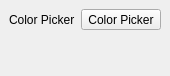
<?xml version="1.0" encoding="UTF-8"?>
<ui version="4.0">
 <class>ThemeTools</class>
 <widget class="QDockWidget" name="ThemeTools">
  <property name="geometry">
   <rect>
    <x>0</x>
    <y>0</y>
    <width>135</width>
    <height>76</height>
   </rect>
  </property>
  <property name="acceptDrops">
   <bool>true</bool>
  </property>
  <property name="floating">
   <bool>false</bool>
  </property>
  <property name="windowTitle">
   <string>Theme Tools</string>
  </property>
  <widget class="QWidget" name="dockWidgetContents">
   <layout class="QFormLayout" name="formLayout">
    <item row="0" column="0">
     <widget class="QLabel" name="label">
      <property name="text">
       <string>Color Picker</string>
      </property>
     </widget>
    </item>
    <item row="0" column="1">
     <widget class="QToolButton" name="colorPickerToolButton">
      <property name="text">
       <string>Color Picker</string>
      </property>
      <property name="icon">
       <iconset theme="applications-graphics">
        <normaloff>.</normaloff>.</iconset>
      </property>
      <property name="iconSize">
       <size>
        <width>32</width>
        <height>32</height>
       </size>
      </property>
     </widget>
    </item>
   </layout>
  </widget>
 </widget>
 <resources/>
 <connections>
  <connection>
   <sender>colorPickerToolButton</sender>
   <signal>clicked()</signal>
   <receiver>ThemeTools</receiver>
   <slot>launchColorPicker()</slot>
   <hints>
    <hint type="sourcelabel">
     <x>15</x>
     <y>64</y>
    </hint>
    <hint type="destinationlabel">
     <x>100</x>
     <y>191</y>
    </hint>
   </hints>
  </connection>
 </connections>
 <slots>
  <slot>launchColorPicker()</slot>
 </slots>
</ui>
